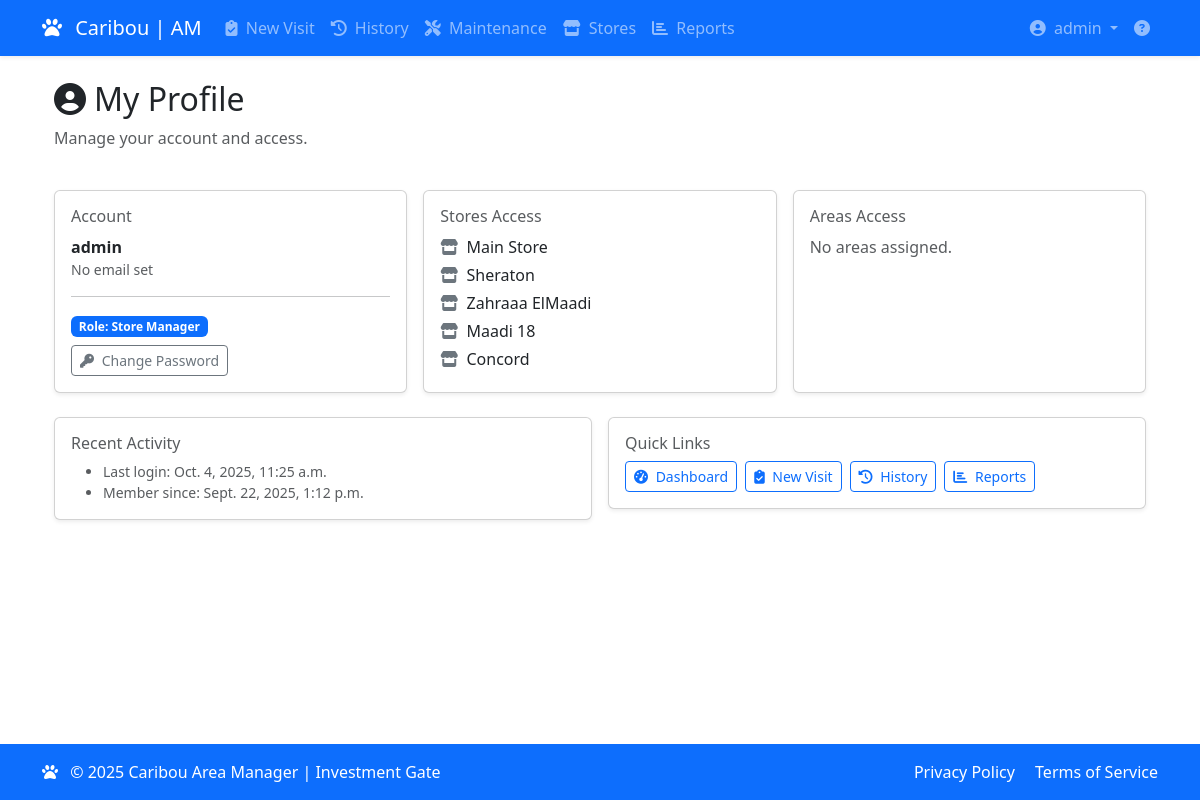
The page /users/profile/ (signed in) on the database its author committed.
### users/models.py (models this page shows, shortened)
class Profile(models.Model):
    ROLE_CHOICES = [
        ('admin', 'System Admin'),
        ('area_manager', 'Area Manager'),
        ('store_manager', 'Store Manager'),
        ('area_management', 'Area Management'),
        ('store_selector', 'Store Selector'),
        ('visit_creator', 'Visit Creator')
    ]
    user = models.OneToOneField(User, on_delete=models.CASCADE)
    role = models.CharField(max_length=20, choices=ROLE_CHOICES)
    stores = models.ManyToManyField('checklist.Store', blank=True)
    areas = models.ManyToManyField('checklist.Area', blank=True)  # New field for area access

### checklist/models.py (models this page shows, shortened)
class Store(models.Model):
    name = models.CharField(max_length=100)
    address = models.TextField()
    manager_name = models.CharField(max_length=100, blank=True)
    phone = models.CharField(max_length=20, blank=True, validators=[RegexValidator(r'^\+?1?\d{9,15}$', 'Enter valid phone number (e.g. +1234567890)')], help_text='Store contact number with country code')
    email = models.EmailField(blank=True)
    is_active = models.BooleanField(default=True)
    area = models.ForeignKey(Area, on_delete=models.SET_NULL, null=True, blank=True, related_name='stores')
    equipment_categories = models.ManyToManyField('EquipmentCategory', blank=True)

### users/views.py (the view, shortened to what this page needs)
# urls.py: path('profile/', profile_view, name='profile'),
@login_required
def profile_view(request):
    profile = request.user.profile
    roles = Profile.ROLE_CHOICES
    return render(request, 'users/profile_enhanced.html', {
        'profile': profile,
        'roles': roles
    })

### templates/users/profile_enhanced.html (shortened to what this page needs)
{% extends 'checklist/base.html' %}
{% block content %}
<div class="container">
  <div class="row mb-4">
    <div class="col">
      <h2><i class="fas fa-user-circle me-2"></i>My Profile</h2>
      <p class="text-muted">Manage your account and access.</p>
    </div>
  </div>
  <div class="row g-3">
    <div class="col-md-4">
      <div class="card shadow-sm h-100">
        <div class="card-body">
          <h6 class="text-muted">Account</h6>
          <div class="fw-bold">{{ request.user.get_full_name|default:request.user.username }}</div>
          <div class="text-muted small">{{ request.user.email|default:"No email set" }}</div>
          <hr>
          <div>
            <span class="badge bg-primary">Role: {{ profile.get_role_display }}</span>
          </div>
          <div class="mt-2">
            <a class="btn btn-outline-secondary btn-sm" href="{% url 'password_change' %}">
              <i class="fas fa-key me-1"></i> Change Password
            </a>
          </div>
        </div>
      </div>
    </div>
    <div class="col-md-4">
      <div class="card shadow-sm h-100">
        <div class="card-body">
          <h6 class="text-muted">Stores Access</h6>
          {% if profile.stores.all %}
            <ul class="list-unstyled mb-0">
              {% for store in profile.stores.all %}
                <li class="mb-1"><i class="fas fa-store me-1 text-secondary"></i> {{ store.name }}</li>
              {% empty %}
                <li class="text-muted">No stores assigned.</li>
              {% endfor %}
            </ul>
          {% else %}
            <div class="text-muted">No stores assigned.</div>
          {% endif %}
        </div>
      </div>
    </div>
    <div class="col-md-4">
      <div class="card shadow-sm h-100">
        <div class="card-body">
          <h6 class="text-muted">Areas Access</h6>
          {% if profile.areas.all %}
            <ul class="list-unstyled mb-0">
              {% for area in profile.areas.all %}
                <li class="mb-1"><i class="fas fa-map-marker-alt me-1 text-secondary"></i> {{ area.name }}</li>
              {% empty %}
                <li class="text-muted">No areas assigned.</li>
              {% endfor %}
            </ul>
          {% else %}
            <div class="text-muted">No areas assigned.</div>
          {% endif %}
        </div>
      </div>
    </div>
  </div>
  <div class="row g-3 mt-2">
    <div class="col-md-6">
      <div class="card shadow-sm">
        <div class="card-body">
          <h6 class="text-muted">Recent Activity</h6>
          <ul class="mb-0 small text-muted">
            <li>Last login: {{ request.user.last_login|default:"N/A" }}</li>
            <li>Member since: {{ request.user.date_joined }}</li>
          </ul>
        </div>
      </div>
    </div>
    <div class="col-md-6">
      <div class="card shadow-sm">
        <div class="card-body">
          <h6 class="text-muted">Quick Links</h6>
          <div class="d-flex gap-2 flex-wrap">
            <a href="{% url 'checklist:dashboard' %}" class="btn btn-outline-primary btn-sm"><i class="fas fa-tachometer-alt me-1"></i> Dashboard</a>
            <a href="{% url 'checklist:new_checklist' %}" class="btn btn-outline-primary btn-sm"><i class="fas fa-clipboard-check me-1"></i> New Visit</a>
            <a href="{% url 'checklist:checklist_history' %}" class="btn btn-outline-primary btn-sm"><i class="fas fa-history me-1"></i> History</a>
            <a href="{% url 'checklist:reports' %}" class="btn btn-outline-primary btn-sm"><i class="fas fa-chart-bar me-1"></i> Reports</a>
          </div>
        </div>
      </div>
    </div>
  </div>
</div>
{% endblock %}

### templates/checklist/navbar.html (shortened to what this page needs)
<nav class="navbar navbar-expand-lg navbar-dark bg-primary shadow-sm">
    <div class="container">
        <a class="navbar-brand" href="{% url 'checklist:dashboard' %}">
            <i class="fas fa-paw me-2"></i>
            Caribou | AM
        </a>
        <div class="collapse navbar-collapse" id="mainNav">
            <ul class="navbar-nav me-auto">
                <li class="nav-item">
                    <a class="nav-link" href="{% url 'checklist:new_checklist' %}">
                        <i class="fas fa-clipboard-check me-1"></i>
                        New Visit
                    </a>
                </li>
                <li class="nav-item">
                    <a class="nav-link" href="{% url 'checklist:checklist_history' %}">
                        <i class="fas fa-history me-1"></i>
                        History
                    </a>
                </li>
                <li class="nav-item">
                    <a class="nav-link" href="{% url 'checklist:maintenance_list' %}">
                        <i class="fas fa-tools me-1"></i>
                        Maintenance
                    </a>
                </li>
                <li class="nav-item">
                    <a class="nav-link" href="{% url 'checklist:store_list' %}">
                        <i class="fas fa-store me-1"></i>
                        Stores
                    </a>
                </li>
                <li class="nav-item">
                    <a class="nav-link" href="{% url 'checklist:reports' %}">
                        <i class="fas fa-chart-bar me-1"></i>
                        Reports
                    </a>
                </li>
            </ul>
            <ul class="navbar-nav ms-auto">
                <li class="nav-item dropdown">
                    <button class="nav-link dropdown-toggle btn btn-link" type="button" data-bs-toggle="dropdown" aria-expanded="false" onkeydown="if(event.key==='Enter'||event.key===' '){this.click()}">
                        <i class="fas fa-user-circle me-1"></i>
                        {{ user.get_full_name|default:user.get_username }}
                    </button>
                </li>
                <li class="nav-item">
                    <a class="nav-link" href="{% url 'help' %}" title="Help">
                        <i class="fas fa-question-circle"></i>
                    </a>
                </li>
            </ul>
        </div>
    </div>
</nav>

### templates/checklist/base.html (style rules this page uses)
body { min-height: 100vh; display: flex; flex-direction: column; }

### rows shown on the page
Profile: role "Store Manager"
Store: name "Main Store"
Store: name "Sheraton"
Store: name "Zahraaa ElMaadi"
Store: name "Maadi 18"
Store: name "Concord"

### other values the page prints
{{ user.get_full_name|default:user.get_username }} "admin"
{{ request.user.get_full_name|default:request.user.username }} "admin"
{{ request.user.email|default:"No email set" }} "No email set"
{{ request.user.last_login|default:"N/A" }} "Oct. 4, 2025, 11:25 a.m."
{{ request.user.date_joined }} "Sept. 22, 2025, 1:12 p.m."
